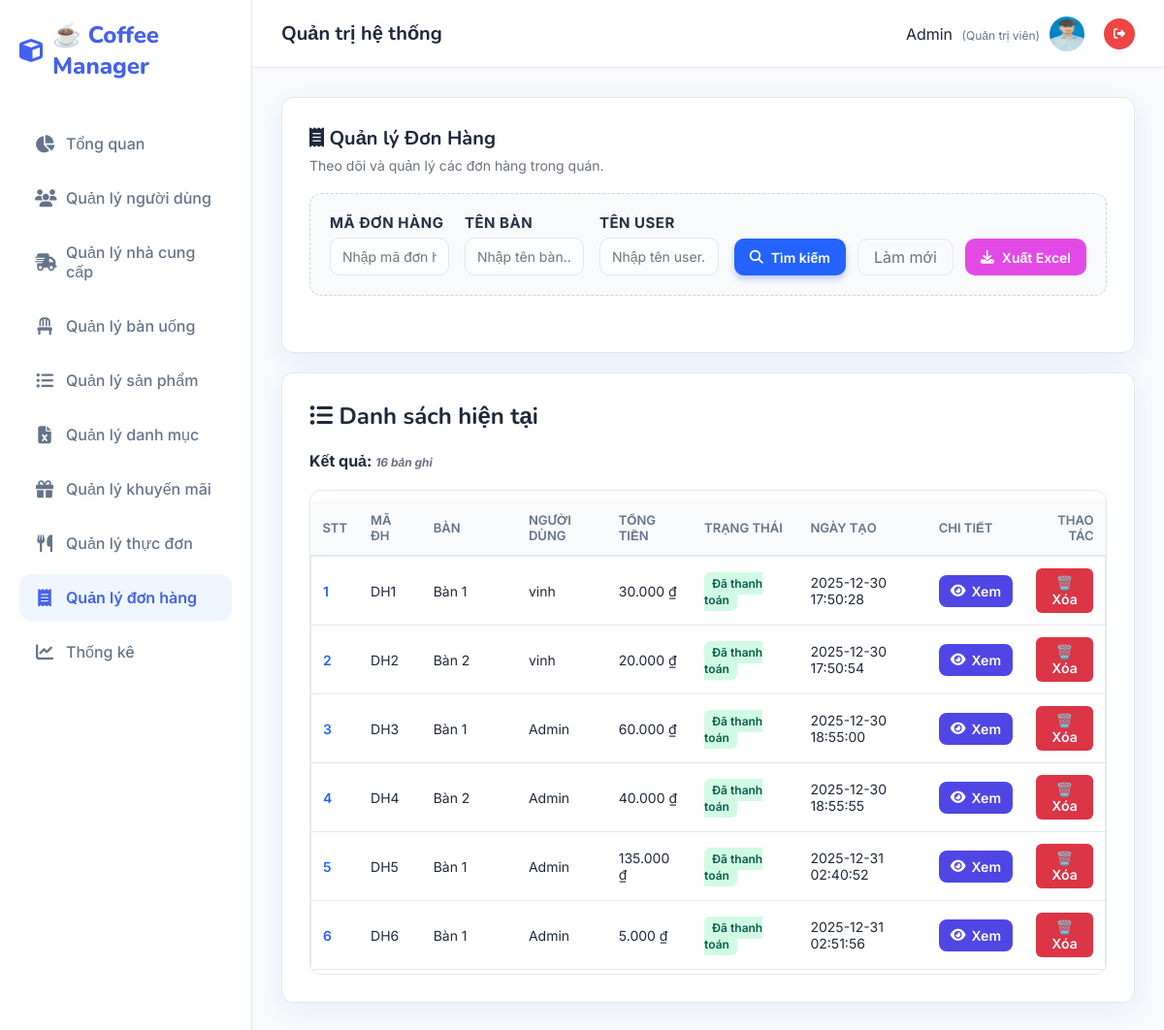
Before: /Donhang/danhsach (signed in) with the older database file.
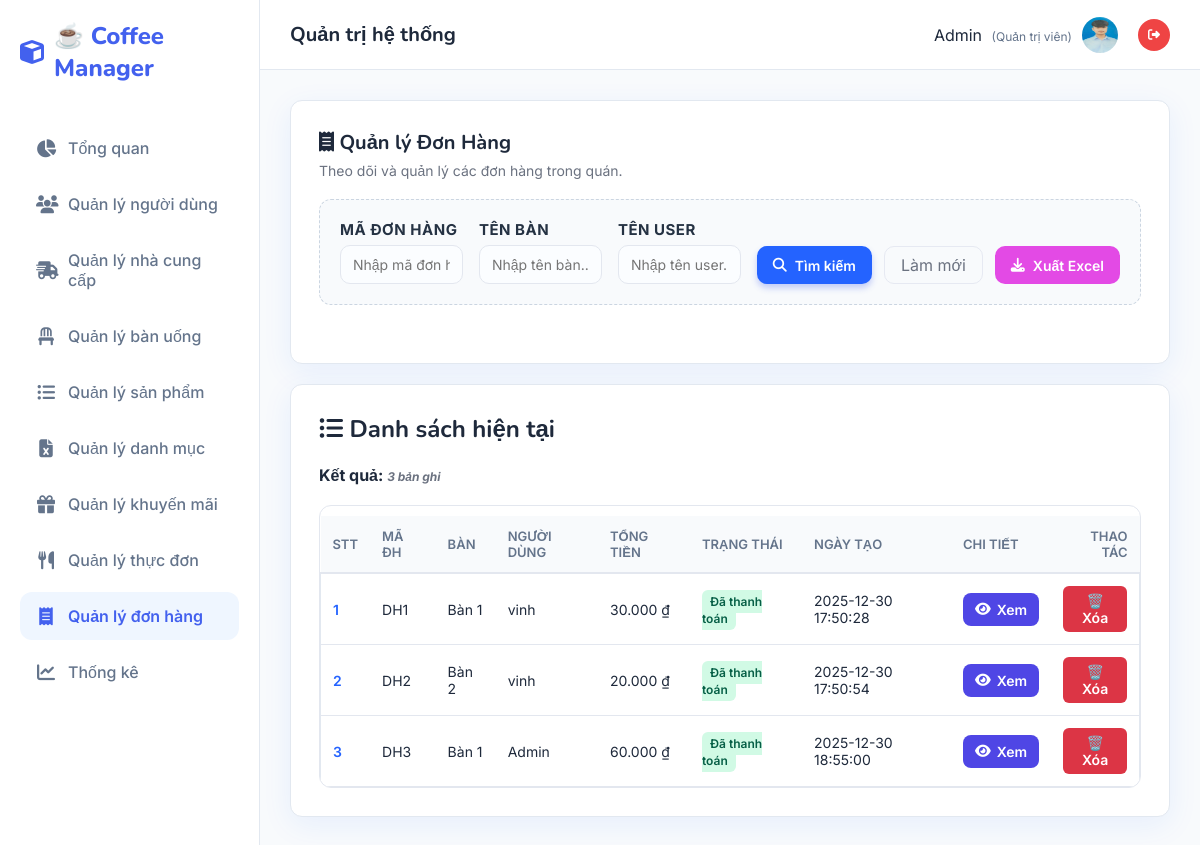
After: the same page with the newer database file.
### tables this page shows
CREATE TABLE `don_hang` (
  `ma_don_hang` varchar(50) NOT NULL,
  `ma_ban` varchar(50) DEFAULT NULL,
  `ma_user` varchar(50) DEFAULT NULL,
  `tong_tien` decimal(12,2) DEFAULT 0.00,
  `trang_thai_thanh_toan` enum('chua_thanh_toan','da_thanh_toan') DEFAULT 'chua_thanh_toan',
  `ngay_tao` datetime DEFAULT CURRENT_TIMESTAMP()
);

CREATE TABLE `ban_uong` (
  `ma_ban` varchar(50) NOT NULL,
  `ten_ban` varchar(100) NOT NULL UNIQUE,
  `so_cho_ngoi` int(11) NOT NULL,
  `trang_thai_ban` enum('trong','dang_su_dung') DEFAULT 'trong',
  `ngay_tao` datetime DEFAULT CURRENT_TIMESTAMP()
);

CREATE TABLE `users` (
  `ma_user` varchar(50) NOT NULL,
  `ten_user` varchar(100) NOT NULL,
  `password` varchar(255) NOT NULL,
  `email` varchar(100) NOT NULL UNIQUE,
  `phan_quyen` enum('admin','nhan_vien') DEFAULT 'nhan_vien',
  `ngay_tao` datetime DEFAULT CURRENT_TIMESTAMP()
);

### MVC/Core/controller.php (called while the page is built, shortened)
<?php
    class controller{
        public function model($model){
        return new $model;
        }
        public function view($view,$data=[]){
            include_once __DIR__.'/../Views/'.$view.'.php';
        }
    }
?>

### MVC/Controllers/Donhang.php (called while the page is built, shortened)
<?php
    class Donhang extends controller{
        private $dh;
        function __construct()
        {
            $this->dh = $this->model("Donhang_m");
        }
        function danhsach(){
            $result = $this->dh->Donhang_getAll();
            $this->view('Master',[
                'page' => 'Danhsachdonhang_v',
                'dulieu' => $result
            ]);
        }
    }
?>

### MVC/Core/app.php (called while the page is built, shortened)
<?php
    class app{
        protected $action = "Get_data";
        function __construct()
        {
            $arr = $this->processURL();
            if($arr!=null){
                if(file_exists(__DIR__.'/../Controllers/'.$arr[0].'.php')){
                    unset($arr[0]);
                }
            }
            $this->controller=new $this->controller;
            if(isset($arr[1])){
                if(method_exists($this->controller,$arr[1])){
                    $this->action=$arr[1];
                    unset($arr[1]);
                }
            }
            $this->param=$arr?array_values($arr):[];
            call_user_func_array([$this->controller,$this->action],$this->param);
        }
        function processURL(){
        if(isset($_GET['url'])){
            return explode('/',filter_var(trim($_GET['url']),FILTER_DEFAULT));
        }
    }
    }
?>

### index.php (called while the page is built, shortened)
<?php
    $myapp = new app();
?>

### MVC/Core/connectDB.php (called while the page is built, shortened)
<?php
    class connectDB{
            function __construct()
            {
                $this->con=mysqli_connect('localhost','root','','Web');
            }
    }
?>

### MVC/Models/Donhang_m.php (called while the page is built, shortened)
<?php
    class Donhang_m extends connectDB{
        function Donhang_getAll(){
            $sql = "SELECT d.*, bu.ten_ban, u.ten_user FROM don_hang d
                    LEFT JOIN ban_uong bu ON d.ma_ban = bu.ma_ban
                    LEFT JOIN users u ON d.ma_user = u.ma_user
                    ORDER BY CAST(SUBSTRING(d.ma_don_hang, 3) AS UNSIGNED) ASC";
            return mysqli_query($this->con, $sql);
        }
    }
?>

### MVC/Views/Pages/Danhsachdonhang_v.php (the view, shortened to what the rows shown need)
<!DOCTYPE html>
<html lang="vi">
<body>
    <div class="card">
        <div class="actions-top">
            <div>
                <h1><i class="fa-solid fa-receipt"></i> Quản lý Đơn Hàng</h1>
            </div>
        </div>
    </div>
    <div class="card">
        <h2><i class="fa-solid fa-list-ul"></i> Danh sách hiện tại</h2>
        <?php
        if(isset($data['dulieu'])){
            if (is_object($data['dulieu'])) {
                $count = mysqli_num_rows($data['dulieu']);
                mysqli_data_seek($data['dulieu'], 0);
            } else {
                $count = 0;
            }
        ?>
        <div class="table-container">
            <table>
                <thead>
                    <tr>
                        <th>STT</th>
                        <th>Mã ĐH</th>
                        <th>Bàn</th>
                        <th>Người dùng</th>
                        <th>Tổng tiền</th>
                        <th>Trạng thái</th>
                        <th>Ngày tạo</th>
                        <th>Chi tiết</th>
                        <th style="text-align:right">Thao tác</th>
                    </tr>
                </thead>
                <tbody id="dhBody">
                    <?php
                    if($count > 0) {
                        $serial = 1;
                        while($row = mysqli_fetch_array($data['dulieu'])){
                    ?>
                    <tr>
                        <td><span style="font-weight:600;color:var(--accent)"><?php echo $serial++; ?></span>
                        </td>
                        <td><?php echo htmlspecialchars($row['ma_don_hang']) ?></td>
                        <td><?php echo isset($row['ten_ban']) ? htmlspecialchars($row['ten_ban']) : htmlspecialchars($row['ma_ban']) ?>
                        </td>
                        <td><?php echo isset($row['ten_user']) ? htmlspecialchars($row['ten_user']) : htmlspecialchars($row['ma_user']) ?>
                        </td>
                        <td><?php echo number_format($row['tong_tien'], 0, ',', '.') ?> ₫</td>
                        <td>
                            <span
                                style="background:<?php echo $row['trang_thai_thanh_toan']=='chua_thanh_toan'?'#fed7aa':'#d1fae5'; ?>;color:<?php echo $row['trang_thai_thanh_toan']=='chua_thanh_toan'?'#c2410c':'#065f46'; ?>;padding:4px 8px;border-radius:6px;font-size:12px;font-weight:600">
                                <?php echo $row['trang_thai_thanh_toan'] == 'chua_thanh_toan' ? 'Chưa thanh toán' : 'Đã thanh toán'; ?>
                            </span>
                        </td>
                        <td><?php echo htmlspecialchars($row['ngay_tao']) ?></td>
                        <td>
                            <button class="detail-btn" onclick="showOrderDetails('<?php echo $row['ma_don_hang']; ?>')">
                                <i class="fa-solid fa-eye"></i> Xem
                            </button>
                        </td>
                        <td style="text-align:right">
                            <a href="http://localhost/QLSP/Donhang/xoa/<?php echo urlencode($row['ma_don_hang']) ?>"
                                onclick="return confirm('Bạn có chắc chắn muốn xoá không?')"><button
                                    class="btn-delete">🗑️
                                    Xóa</button></a>
                        </td>
                    </tr>
                    <?php } } ?>
                </tbody>
            </table>
        </div>
        <?php } ?>
    </div>
</body>
</html>

Changed rows visible on the page:
removed don_hang: ma_don_hang "DH4", ma_ban.ten_ban "Bàn 2", users.ten_user "Admin", tong_tien "40.000", trang_thai_thanh_toan "Đã thanh toán", ngay_tao "2025-12-30 18:55:55"
removed don_hang: ma_don_hang "DH5", ma_ban.ten_ban "Bàn 1", users.ten_user "Admin", tong_tien "135.000", trang_thai_thanh_toan "Đã thanh toán", ngay_tao "2025-12-31 02:40:52"
removed don_hang: ma_don_hang "DH6", ma_ban.ten_ban "Bàn 1", users.ten_user "Admin", tong_tien "5.000", trang_thai_thanh_toan "Đã thanh toán", ngay_tao "2025-12-31 02:51:56"
Other visible differences:
text written by a page script: "16 bản ghi" → "3 bản ghi"
